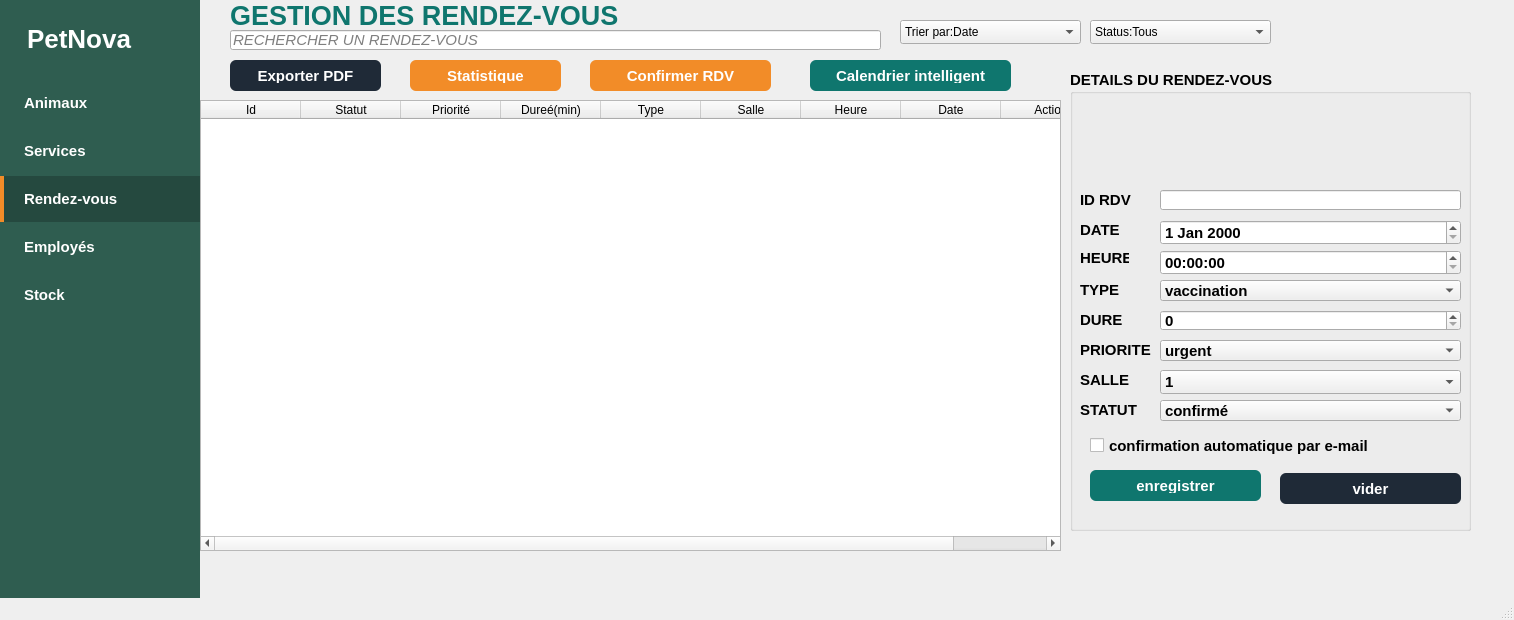
<?xml version="1.0" encoding="UTF-8"?>
<ui version="4.0">
 <class>MainWindow</class>
 <widget class="QMainWindow" name="MainWindow">
  <property name="geometry">
   <rect>
    <x>0</x>
    <y>0</y>
    <width>1514</width>
    <height>620</height>
   </rect>
  </property>
  <property name="windowTitle">
   <string>PetNova</string>
  </property>
  <property name="styleSheet">
   <string notr="true"/>
  </property>
  <widget class="QWidget" name="centralwidget">
   <layout class="QHBoxLayout" name="mainLayout">
    <property name="spacing">
     <number>0</number>
    </property>
    <property name="leftMargin">
     <number>0</number>
    </property>
    <property name="topMargin">
     <number>0</number>
    </property>
    <property name="rightMargin">
     <number>0</number>
    </property>
    <property name="bottomMargin">
     <number>0</number>
    </property>
    <item>
     <widget class="QFrame" name="sidebar">
      <property name="minimumSize">
       <size>
        <width>200</width>
        <height>0</height>
       </size>
      </property>
      <property name="maximumSize">
       <size>
        <width>200</width>
        <height>16777215</height>
       </size>
      </property>
      <property name="styleSheet">
       <string notr="true">QFrame#sidebar {
    background-color: #2F5D50;
}
QLabel#labelLogo {
    color: white;
    font-family: Arial;
    font-size: 26px;
    font-weight: bold;
    padding: 24px 0px 24px 20px;
}
QPushButton {
    background-color: transparent;
    color: white;
    border: none;
    border-left: 4px solid transparent;
    text-align: left;
    padding-left: 20px;
    font-family: Arial;
    font-size: 15px;
    font-weight: bold;
}
QPushButton:hover {
    background-color: rgba(255, 255, 255, 40);
}
QPushButton:checked {
    background-color: rgba(0, 0, 0, 55);
    border-left: 4px solid #F28C28;
}</string>
      </property>
      <layout class="QVBoxLayout" name="sidebarLayout">
       <property name="spacing">
        <number>2</number>
       </property>
       <property name="leftMargin">
        <number>0</number>
       </property>
       <property name="topMargin">
        <number>0</number>
       </property>
       <property name="rightMargin">
        <number>0</number>
       </property>
       <property name="bottomMargin">
        <number>0</number>
       </property>
       <item>
        <widget class="QLabel" name="labelLogo">
         <property name="text">
          <string>PetNova</string>
         </property>
        </widget>
       </item>
       <item>
        <widget class="QPushButton" name="btnAnimaux">
         <property name="minimumSize">
          <size>
           <width>0</width>
           <height>46</height>
          </size>
         </property>
         <property name="cursor">
          <cursorShape>PointingHandCursor</cursorShape>
         </property>
         <property name="text">
          <string>Animaux</string>
         </property>
         <property name="checkable">
          <bool>true</bool>
         </property>
         <property name="autoExclusive">
          <bool>true</bool>
         </property>
        </widget>
       </item>
       <item>
        <widget class="QPushButton" name="btnServices">
         <property name="minimumSize">
          <size>
           <width>0</width>
           <height>46</height>
          </size>
         </property>
         <property name="cursor">
          <cursorShape>PointingHandCursor</cursorShape>
         </property>
         <property name="text">
          <string>Services</string>
         </property>
         <property name="checkable">
          <bool>true</bool>
         </property>
         <property name="autoExclusive">
          <bool>true</bool>
         </property>
        </widget>
       </item>
       <item>
        <widget class="QPushButton" name="btnRendezVous">
         <property name="minimumSize">
          <size>
           <width>0</width>
           <height>46</height>
          </size>
         </property>
         <property name="cursor">
          <cursorShape>PointingHandCursor</cursorShape>
         </property>
         <property name="text">
          <string>Rendez-vous</string>
         </property>
         <property name="checkable">
          <bool>true</bool>
         </property>
         <property name="checked">
          <bool>true</bool>
         </property>
         <property name="autoExclusive">
          <bool>true</bool>
         </property>
        </widget>
       </item>
       <item>
        <widget class="QPushButton" name="btnEmployes">
         <property name="minimumSize">
          <size>
           <width>0</width>
           <height>46</height>
          </size>
         </property>
         <property name="cursor">
          <cursorShape>PointingHandCursor</cursorShape>
         </property>
         <property name="text">
          <string>Employés</string>
         </property>
         <property name="checkable">
          <bool>true</bool>
         </property>
         <property name="autoExclusive">
          <bool>true</bool>
         </property>
        </widget>
       </item>
       <item>
        <widget class="QPushButton" name="btnStock">
         <property name="minimumSize">
          <size>
           <width>0</width>
           <height>46</height>
          </size>
         </property>
         <property name="cursor">
          <cursorShape>PointingHandCursor</cursorShape>
         </property>
         <property name="text">
          <string>Stock</string>
         </property>
         <property name="checkable">
          <bool>true</bool>
         </property>
         <property name="autoExclusive">
          <bool>true</bool>
         </property>
        </widget>
       </item>
       <item>
        <spacer name="sidebarSpacer">
         <property name="orientation">
          <enum>Qt::Orientation::Vertical</enum>
         </property>
         <property name="sizeHint" stdset="0">
          <size>
           <width>20</width>
           <height>40</height>
          </size>
         </property>
        </spacer>
       </item>
      </layout>
     </widget>
    </item>
    <item>
     <widget class="QScrollArea" name="scrollArea">
      <property name="frameShape">
       <enum>QFrame::Shape::NoFrame</enum>
      </property>
      <property name="widgetResizable">
       <bool>true</bool>
      </property>
      <widget class="QWidget" name="contentPage">
       <property name="geometry">
        <rect>
         <x>0</x>
         <y>0</y>
         <width>1314</width>
         <height>577</height>
        </rect>
       </property>
       <property name="minimumSize">
        <size>
         <width>1285</width>
         <height>560</height>
        </size>
       </property>
       <widget class="QGroupBox" name="groupBox">
        <property name="geometry">
         <rect>
          <x>870</x>
          <y>70</y>
          <width>401</width>
          <height>461</height>
         </rect>
        </property>
        <property name="font">
         <font>
          <family>Arial</family>
          <pointsize>11</pointsize>
          <bold>true</bold>
         </font>
        </property>
        <property name="mouseTracking">
         <bool>true</bool>
        </property>
        <property name="title">
         <string>DETAILS DU RENDEZ-VOUS</string>
        </property>
        <widget class="QLabel" name="label">
         <property name="geometry">
          <rect>
           <x>10</x>
           <y>150</y>
           <width>61</width>
           <height>20</height>
          </rect>
         </property>
         <property name="text">
          <string>DATE</string>
         </property>
        </widget>
        <widget class="QLabel" name="label_2">
         <property name="geometry">
          <rect>
           <x>10</x>
           <y>180</y>
           <width>49</width>
           <height>16</height>
          </rect>
         </property>
         <property name="text">
          <string>HEURE</string>
         </property>
        </widget>
        <widget class="QLabel" name="label_3">
         <property name="geometry">
          <rect>
           <x>240</x>
           <y>80</y>
           <width>49</width>
           <height>16</height>
          </rect>
         </property>
         <property name="text">
          <string/>
         </property>
        </widget>
        <widget class="QLabel" name="label_4">
         <property name="geometry">
          <rect>
           <x>10</x>
           <y>330</y>
           <width>61</width>
           <height>20</height>
          </rect>
         </property>
         <property name="text">
          <string>STATUT</string>
         </property>
        </widget>
        <widget class="QLabel" name="label_6">
         <property name="geometry">
          <rect>
           <x>10</x>
           <y>300</y>
           <width>71</width>
           <height>20</height>
          </rect>
         </property>
         <property name="text">
          <string>SALLE</string>
         </property>
        </widget>
        <widget class="QLabel" name="label_7">
         <property name="geometry">
          <rect>
           <x>10</x>
           <y>270</y>
           <width>81</width>
           <height>20</height>
          </rect>
         </property>
         <property name="text">
          <string>PRIORITE</string>
         </property>
        </widget>
        <widget class="QLabel" name="label_8">
         <property name="geometry">
          <rect>
           <x>10</x>
           <y>240</y>
           <width>51</width>
           <height>20</height>
          </rect>
         </property>
         <property name="text">
          <string>DURE</string>
         </property>
        </widget>
        <widget class="QLabel" name="label_9">
         <property name="geometry">
          <rect>
           <x>10</x>
           <y>210</y>
           <width>61</width>
           <height>20</height>
          </rect>
         </property>
         <property name="text">
          <string>TYPE</string>
         </property>
        </widget>
        <widget class="QLabel" name="label_10">
         <property name="geometry">
          <rect>
           <x>10</x>
           <y>120</y>
           <width>61</width>
           <height>20</height>
          </rect>
         </property>
         <property name="text">
          <string>ID RDV </string>
         </property>
        </widget>
        <widget class="QDateEdit" name="dateEdit">
         <property name="geometry">
          <rect>
           <x>90</x>
           <y>150</y>
           <width>301</width>
           <height>25</height>
          </rect>
         </property>
        </widget>
        <widget class="QSpinBox" name="spinBox">
         <property name="geometry">
          <rect>
           <x>90</x>
           <y>240</y>
           <width>301</width>
           <height>21</height>
          </rect>
         </property>
        </widget>
        <widget class="QCheckBox" name="checkBox">
         <property name="geometry">
          <rect>
           <x>20</x>
           <y>360</y>
           <width>381</width>
           <height>31</height>
          </rect>
         </property>
         <property name="text">
          <string>confirmation automatique par e-mail</string>
         </property>
        </widget>
        <widget class="QPushButton" name="pushButton_22">
         <property name="geometry">
          <rect>
           <x>20</x>
           <y>400</y>
           <width>171</width>
           <height>31</height>
          </rect>
         </property>
         <property name="toolTip">
          <string>&lt;html&gt;&lt;head/&gt;&lt;body&gt;&lt;p&gt;&lt;span style=&quot; font-weight:700;&quot;&gt;enregister&lt;/span&gt;&lt;/p&gt;&lt;/body&gt;&lt;/html&gt;</string>
         </property>
         <property name="styleSheet">
          <string notr="true">QPushButton {
    background-color: #0F766E;
    color: white;
    border: none;
    border-radius: 6px;
    padding: 8px 12px;
    font-weight: bold;
}</string>
         </property>
         <property name="text">
          <string>enregistrer</string>
         </property>
        </widget>
        <widget class="QPushButton" name="pushButton_21">
         <property name="geometry">
          <rect>
           <x>210</x>
           <y>403</y>
           <width>181</width>
           <height>31</height>
          </rect>
         </property>
         <property name="styleSheet">
          <string notr="true">QPushButton {
    background-color: #1F2A37;
    color: white;
    border: none;
    border-radius: 6px;
    padding: 8px 12px;
    font-weight: bold;
}</string>
         </property>
         <property name="text">
          <string>vider</string>
         </property>
        </widget>
        <widget class="QLineEdit" name="lineEdit">
         <property name="geometry">
          <rect>
           <x>90</x>
           <y>120</y>
           <width>301</width>
           <height>20</height>
          </rect>
         </property>
         <property name="text">
          <string/>
         </property>
        </widget>
        <widget class="QComboBox" name="comboBox">
         <property name="geometry">
          <rect>
           <x>90</x>
           <y>330</y>
           <width>301</width>
           <height>21</height>
          </rect>
         </property>
         <item>
          <property name="text">
           <string>confirmé</string>
          </property>
         </item>
         <item>
          <property name="text">
           <string>annulé</string>
          </property>
         </item>
        </widget>
        <widget class="QComboBox" name="comboBox_2">
         <property name="geometry">
          <rect>
           <x>90</x>
           <y>270</y>
           <width>301</width>
           <height>21</height>
          </rect>
         </property>
         <item>
          <property name="text">
           <string>urgent</string>
          </property>
         </item>
         <item>
          <property name="text">
           <string>trés urgent </string>
          </property>
         </item>
         <item>
          <property name="text">
           <string/>
          </property>
         </item>
        </widget>
        <widget class="QComboBox" name="comboBox_3">
         <property name="geometry">
          <rect>
           <x>90</x>
           <y>300</y>
           <width>301</width>
           <height>24</height>
          </rect>
         </property>
         <item>
          <property name="text">
           <string>1</string>
          </property>
         </item>
         <item>
          <property name="text">
           <string>2</string>
          </property>
         </item>
        </widget>
        <widget class="QTimeEdit" name="timeEdit">
         <property name="geometry">
          <rect>
           <x>90</x>
           <y>180</y>
           <width>301</width>
           <height>25</height>
          </rect>
         </property>
        </widget>
        <widget class="QComboBox" name="comboBox_6">
         <property name="geometry">
          <rect>
           <x>90</x>
           <y>210</y>
           <width>301</width>
           <height>21</height>
          </rect>
         </property>
         <item>
          <property name="text">
           <string>vaccination</string>
          </property>
         </item>
         <item>
          <property name="text">
           <string>toilettage</string>
          </property>
         </item>
         <item>
          <property name="text">
           <string>controle</string>
          </property>
         </item>
         <item>
          <property name="text">
           <string>consultation</string>
          </property>
         </item>
         <item>
          <property name="text">
           <string>Nouvel élément</string>
          </property>
         </item>
        </widget>
       </widget>
       <widget class="QPushButton" name="pushButton_17">
        <property name="geometry">
         <rect>
          <x>210</x>
          <y>60</y>
          <width>151</width>
          <height>31</height>
         </rect>
        </property>
        <property name="font">
         <font>
          <family>Arial</family>
          <pointsize>11</pointsize>
          <bold>true</bold>
         </font>
        </property>
        <property name="styleSheet">
         <string notr="true">QPushButton {
    background-color: #F28C28;
    color: white;
    border: none;
    border-radius: 6px;
    padding: 8px 12px;
    font-weight: bold;
}</string>
        </property>
        <property name="text">
         <string>Statistique</string>
        </property>
       </widget>
       <widget class="QPushButton" name="pushButton_18">
        <property name="geometry">
         <rect>
          <x>390</x>
          <y>60</y>
          <width>181</width>
          <height>31</height>
         </rect>
        </property>
        <property name="font">
         <font>
          <family>Arial</family>
          <pointsize>11</pointsize>
          <bold>true</bold>
         </font>
        </property>
        <property name="autoFillBackground">
         <bool>false</bool>
        </property>
        <property name="styleSheet">
         <string notr="true">QPushButton {
    background-color: #F28C28;
    color: white;
    border: none;
    border-radius: 6px;
    padding: 8px 12px;
    font-weight: bold;
}</string>
        </property>
        <property name="text">
         <string>Confirmer RDV</string>
        </property>
       </widget>
       <widget class="QComboBox" name="comboBox_4">
        <property name="geometry">
         <rect>
          <x>890</x>
          <y>20</y>
          <width>181</width>
          <height>24</height>
         </rect>
        </property>
        <item>
         <property name="text">
          <string>Status:Tous</string>
         </property>
        </item>
       </widget>
       <widget class="QComboBox" name="comboBox_5">
        <property name="geometry">
         <rect>
          <x>700</x>
          <y>20</y>
          <width>181</width>
          <height>24</height>
         </rect>
        </property>
        <item>
         <property name="text">
          <string>Trier par:Date</string>
         </property>
        </item>
        <item>
         <property name="text">
          <string>Heure</string>
         </property>
        </item>
       </widget>
       <widget class="QLineEdit" name="lineEdit_2">
        <property name="geometry">
         <rect>
          <x>30</x>
          <y>30</y>
          <width>651</width>
          <height>20</height>
         </rect>
        </property>
        <property name="font">
         <font>
          <pointsize>11</pointsize>
          <italic>true</italic>
         </font>
        </property>
        <property name="text">
         <string/>
        </property>
        <property name="placeholderText">
         <string>RECHERCHER UN RENDEZ-VOUS</string>
        </property>
       </widget>
       <widget class="QTableWidget" name="tableWidget">
        <property name="geometry">
         <rect>
          <x>0</x>
          <y>100</y>
          <width>861</width>
          <height>451</height>
         </rect>
        </property>
        <column>
         <property name="text">
          <string>Id</string>
         </property>
        </column>
        <column>
         <property name="text">
          <string>Statut</string>
         </property>
        </column>
        <column>
         <property name="text">
          <string>Priorité</string>
         </property>
        </column>
        <column>
         <property name="text">
          <string>Dureé(min)</string>
         </property>
        </column>
        <column>
         <property name="text">
          <string>Type</string>
         </property>
        </column>
        <column>
         <property name="text">
          <string>Salle</string>
         </property>
        </column>
        <column>
         <property name="text">
          <string>Heure</string>
         </property>
        </column>
        <column>
         <property name="text">
          <string>Date</string>
         </property>
        </column>
        <column>
         <property name="text">
          <string>Action</string>
         </property>
        </column>
       </widget>
       <widget class="QPushButton" name="pushButton_25">
        <property name="geometry">
         <rect>
          <x>610</x>
          <y>60</y>
          <width>201</width>
          <height>31</height>
         </rect>
        </property>
        <property name="maximumSize">
         <size>
          <width>16777</width>
          <height>16777</height>
         </size>
        </property>
        <property name="font">
         <font>
          <family>Arial</family>
          <pointsize>11</pointsize>
          <bold>true</bold>
         </font>
        </property>
        <property name="styleSheet">
         <string notr="true">QPushButton {
    background-color: #0F766E;
    color: white;
    border: none;
    border-radius: 6px;
    padding: 8px 12px;
    font-weight: bold;
}</string>
        </property>
        <property name="text">
         <string>Calendrier intelligent</string>
        </property>
       </widget>
       <widget class="QPushButton" name="pushButton_24">
        <property name="geometry">
         <rect>
          <x>30</x>
          <y>60</y>
          <width>151</width>
          <height>31</height>
         </rect>
        </property>
        <property name="font">
         <font>
          <family>Arial</family>
          <pointsize>11</pointsize>
          <bold>true</bold>
         </font>
        </property>
        <property name="toolTip">
         <string>&lt;html&gt;&lt;head/&gt;&lt;body&gt;&lt;p&gt;SUPPRIMER&lt;/p&gt;&lt;/body&gt;&lt;/html&gt;</string>
        </property>
        <property name="styleSheet">
         <string notr="true">QPushButton {
    background-color: #1F2A37;
    color: white;
    border: none;
    border-radius: 6px;
    padding: 8px 12px;
    font-weight: bold;
}</string>
        </property>
        <property name="text">
         <string>Exporter PDF</string>
        </property>
       </widget>
       <widget class="QLabel" name="label_5">
        <property name="geometry">
         <rect>
          <x>30</x>
          <y>0</y>
          <width>401</width>
          <height>31</height>
         </rect>
        </property>
        <property name="font">
         <font>
          <family>Arial</family>
          <pointsize>20</pointsize>
          <bold>true</bold>
         </font>
        </property>
        <property name="styleSheet">
         <string notr="true">QLabel {
    color: #0F766E;
    font-weight: bold;
}</string>
        </property>
        <property name="text">
         <string>GESTION DES RENDEZ-VOUS</string>
        </property>
       </widget>
       <zorder>tableWidget</zorder>
       <zorder>groupBox</zorder>
       <zorder>pushButton_17</zorder>
       <zorder>pushButton_18</zorder>
       <zorder>comboBox_4</zorder>
       <zorder>comboBox_5</zorder>
       <zorder>lineEdit_2</zorder>
       <zorder>pushButton_25</zorder>
       <zorder>pushButton_24</zorder>
       <zorder>label_5</zorder>
      </widget>
     </widget>
    </item>
   </layout>
  </widget>
  <widget class="QMenuBar" name="menubar">
   <property name="geometry">
    <rect>
     <x>0</x>
     <y>0</y>
     <width>1514</width>
     <height>21</height>
    </rect>
   </property>
  </widget>
  <widget class="QStatusBar" name="statusbar"/>
 </widget>
 <resources/>
 <connections/>
</ui>
